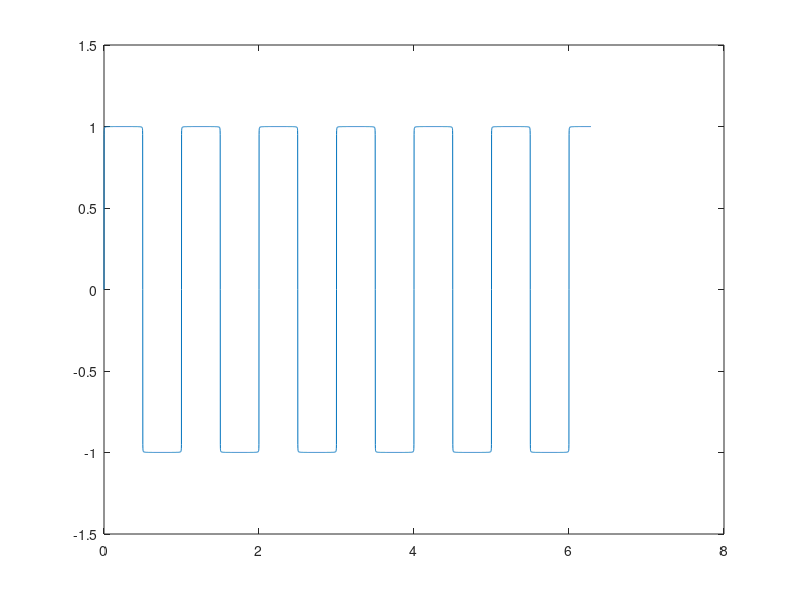
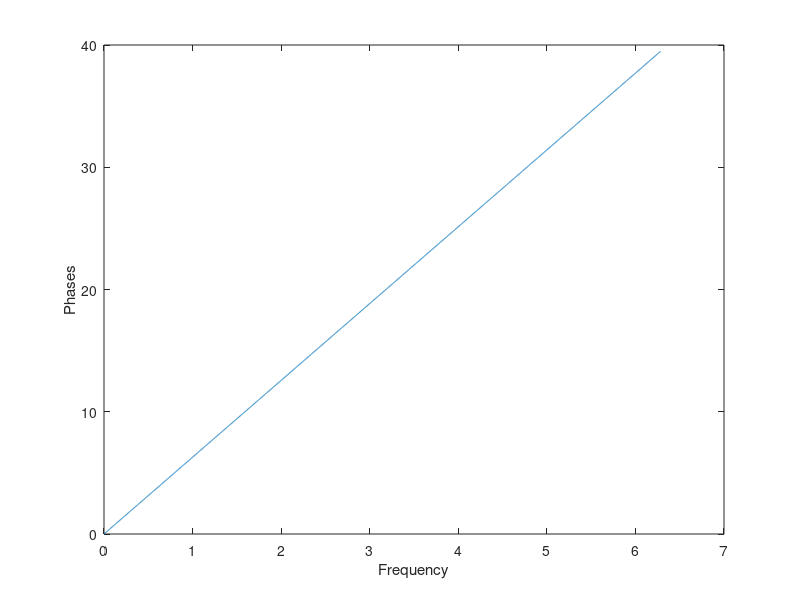
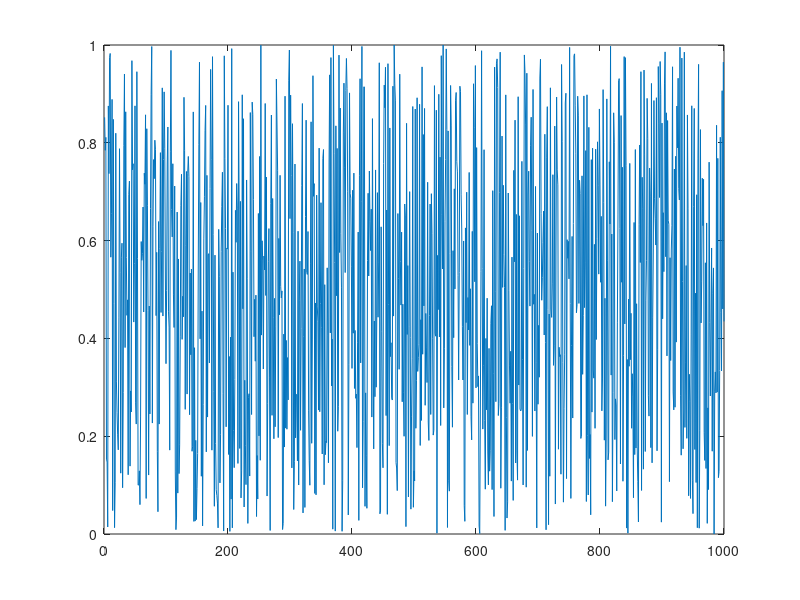

MATLAB code for these plots, in order:
## Copyright (C) 2022 Jackson Diamond
## Author: Jackson Diamond <jackson@Jacksons-MBP.home>
## Created: 2022-01-16
clear;
home;
pkg load signal;

function retval = quiz2 (input1, input2)
  retval = disp('start quiz 2');
endfunction
quiz2(10,20)
% Review Material Q1
disp('the review section')
a = -2 + i*2;
b = -2 - i*2;
c = 2 - i*2;
function retval = GetPhase (z)
  retval = atan(imag(z)/real(z))*180/pi; % in degrees now
endfunction
disp('The phase angles are:')
GetPhase(a)
GetPhase(b)
GetPhase(c)

% Q2
disp('A sinusoidal signal f(t)=A·cos(ωt+θ) can be represented by a phasor F=Ae^jθ at t=0')
function retval = CalcPhasor(A,w,phi)
   retval = A * exp(i*phi);
endfunction
disp('The phasors that best repsent the sineoids are:')
CalcPhasor(4,10.0,(pi/6))  % v(t) = 4 cos(2π(10.0)t + 30◦)
% change sine to cosine => phi + 90
newAngle = (-(pi/3)+(pi/2));
CalcPhasor(2,10.0,newAngle) % v(t) = 2 sin(2π(10.0)t − 60◦)

% Fouier Analysis 
disp("Fouier Analysis")
function retval = SinSqu(n,x)
	retval =  ((sin((2.0*pi*x).*(2.0*n - 1)))/(2.0*n -1)); %sine repsentation of square wave 
endfunction

function retval = expSqu(n,x) % This is the correct exopentital form of it but still no imagnary numbers
	retval =  (exp(i*((2.0*pi*x).*(2.0*n - 1))) - exp(-i*((2.0*pi*x).*(2.0*n - 1))))/((2*i).*(2.0*n -1));
endfunction
%The full series
function retval = fourier_square(n,x)
	retval = 0.0;
	for i=[1:n] % summation
		retval = retval+expSqu(i,x);
	endfor
  retval = retval*(4/pi);
endfunction
x = 0.0:0.001:(2.0*pi); 
S1 = fourier_square(1000,x);
plot(x,S1);
axis([0 8 -1.5 1.5]);
% Q1  
phasesV = atan(imag(S1)/real(S1)); % Couldn't figure out how to get the phase directly from the function
figure(2);
plot(x,2*pi*x); %frequency vs phases?
xlabel('Frequency');
ylabel('Phases');

% Q2
disp("The magntuide is :")
m = sqrt(sum(S1.*S1))
disp("Based on the graph of the fourier square there seems to be no point with zero magntuide")
disp("because of how extreme the values are close to the period")

disp("Probablity and Statistics ")
% Q1
p = rand(1000,1);
P = ((p - min(p))/(max(p) - min(p))); %normalized p
figure(3)
plot(P)
quad(P,0,1)

% Q2
disp("The statistical mean of the disturbtion is : ")
st = mean(P)

% Q3
disp("The standard deviation of the function is : ")
sd = std(P)
  
